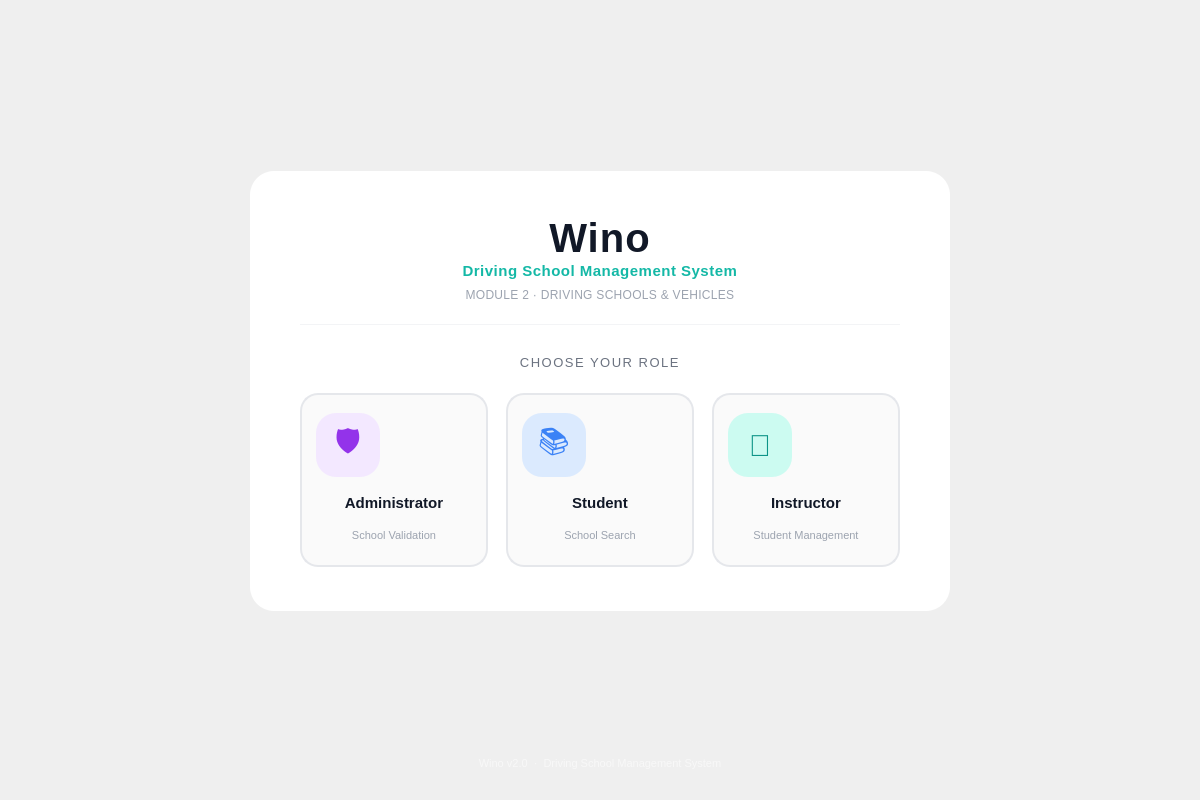
<?xml version="1.0" encoding="UTF-8"?>
<ui version="4.0">
 <class>RoleSelectionWindow</class>
 <widget class="QMainWindow" name="RoleSelectionWindow">
  <property name="geometry">
   <rect>
    <x>0</x>
    <y>0</y>
    <width>1200</width>
    <height>800</height>
   </rect>
  </property>
  <property name="windowTitle">
   <string>Wino — Driving School Management</string>
  </property>
  <property name="styleSheet">
   <string>
/* ── Root background ─────────────────────────── */
QMainWindow {
    background: qlineargradient(x1:0, y1:0, x2:1, y2:1,
        stop:0 #0F766E, stop:0.5 #14B8A6, stop:1 #0891B2);
}
QWidget#centralwidget {
    background: transparent;
}

/* ── White panel ─────────────────────────────── */
QFrame#cardFrame {
    background-color: white;
    border-radius: 24px;
}

/* ── Brand title ─────────────────────────────── */
QLabel#titleLabel {
    color: #111827;
    font-size: 40px;
    font-weight: 800;
    font-family: 'Segoe UI', Arial;
    letter-spacing: 1px;
}

/* ── Sub-labels ──────────────────────────────── */
QLabel#subtitleLabel {
    color: #14B8A6;
    font-size: 15px;
    font-weight: 600;
    font-family: 'Segoe UI', Arial;
    letter-spacing: 0.5px;
}
QLabel#moduleLabel {
    color: #9CA3AF;
    font-size: 12px;
    font-family: 'Segoe UI', Arial;
    letter-spacing: 0.3px;
}

/* ── Divider ─────────────────────────────────── */
QFrame#divider {
    background-color: #F3F4F6;
    max-height: 1px;
    border: none;
}

/* ── Section heading ─────────────────────────── */
QLabel#chooseLabel {
    color: #6B7280;
    font-size: 13px;
    font-family: 'Segoe UI', Arial;
    letter-spacing: 1.5px;
}

/* ── Role buttons ────────────────────────────── */
QPushButton#adminButton {
    background-color: #FAFAFA;
    border: 2px solid #E5E7EB;
    border-radius: 18px;
    min-height: 170px;
    min-width: 170px;
    max-width: 190px;
}
QPushButton#adminButton:hover {
    background-color: #FDF4FF;
    border: 2px solid #A855F7;
}

QPushButton#studentButton {
    background-color: #FAFAFA;
    border: 2px solid #E5E7EB;
    border-radius: 18px;
    min-height: 170px;
    min-width: 170px;
    max-width: 190px;
}
QPushButton#studentButton:hover {
    background-color: #EFF6FF;
    border: 2px solid #3B82F6;
}

QPushButton#instructorButton {
    background-color: #FAFAFA;
    border: 2px solid #E5E7EB;
    border-radius: 18px;
    min-height: 170px;
    min-width: 170px;
    max-width: 190px;
}
QPushButton#instructorButton:hover {
    background-color: #F0FDFA;
    border: 2px solid #14B8A6;
}

/* ── Icon boxes ──────────────────────────────── */
QLabel#adminIcon {
    background-color: #F3E8FF;
    border-radius: 20px;
    min-width: 64px;
    max-width: 64px;
    min-height: 64px;
    max-height: 64px;
    font-size: 30px;
    color: #9333EA;
}
QLabel#studentIcon {
    background-color: #DBEAFE;
    border-radius: 20px;
    min-width: 64px;
    max-width: 64px;
    min-height: 64px;
    max-height: 64px;
    font-size: 30px;
    color: #3B82F6;
}
QLabel#instructorIcon {
    background-color: #CCFBF1;
    border-radius: 20px;
    min-width: 64px;
    max-width: 64px;
    min-height: 64px;
    max-height: 64px;
    font-size: 30px;
    color: #0D9488;
}

/* ── Role labels ─────────────────────────────── */
QLabel#adminTitle, QLabel#studentTitle, QLabel#instructorTitle {
    color: #111827;
    font-size: 15px;
    font-weight: 700;
    font-family: 'Segoe UI', Arial;
}
QLabel#adminSubtitle, QLabel#studentSubtitle, QLabel#instructorSubtitle {
    color: #9CA3AF;
    font-size: 11px;
    font-family: 'Segoe UI', Arial;
}

/* ── Footer version text ─────────────────────── */
QLabel#versionLabel {
    color: rgba(255,255,255,0.55);
    font-size: 11px;
    font-family: 'Segoe UI', Arial;
}
   </string>
  </property>
  <widget class="QWidget" name="centralwidget">
   <layout class="QVBoxLayout" name="rootLayout">
    <property name="spacing"><number>0</number></property>
    <property name="leftMargin"><number>0</number></property>
    <property name="topMargin"><number>0</number></property>
    <property name="rightMargin"><number>0</number></property>
    <property name="bottomMargin"><number>0</number></property>

    <!-- ── Centre the card ── -->
    <item>
     <layout class="QVBoxLayout" name="outerV">
      <property name="leftMargin"><number>40</number></property>
      <property name="topMargin"><number>40</number></property>
      <property name="rightMargin"><number>40</number></property>
      <property name="bottomMargin"><number>30</number></property>
      <property name="spacing"><number>16</number></property>

      <item>
       <spacer name="topSpacer">
        <property name="orientation"><enum>Qt::Vertical</enum></property>
        <property name="sizeHint" stdset="0"><size><width>20</width><height>40</height></size></property>
       </spacer>
      </item>

      <item>
       <layout class="QHBoxLayout" name="centreRow">
        <item>
         <spacer name="leftSpacer">
          <property name="orientation"><enum>Qt::Horizontal</enum></property>
          <property name="sizeHint" stdset="0"><size><width>40</width><height>20</height></size></property>
         </spacer>
        </item>

        <!-- ══ WHITE CARD ══ -->
        <item>
         <widget class="QFrame" name="cardFrame">
          <property name="minimumSize"><size><width>700</width><height>440</height></size></property>
          <property name="maximumSize"><size><width>780</width><height>500</height></size></property>
          <property name="frameShape"><enum>QFrame::NoFrame</enum></property>

          <layout class="QVBoxLayout" name="cardLayout">
           <property name="leftMargin"><number>50</number></property>
           <property name="topMargin"><number>44</number></property>
           <property name="rightMargin"><number>50</number></property>
           <property name="bottomMargin"><number>44</number></property>
           <property name="spacing"><number>0</number></property>

           <!-- Brand -->
           <item>
            <widget class="QLabel" name="titleLabel">
             <property name="text"><string>Wino</string></property>
             <property name="alignment"><set>Qt::AlignCenter</set></property>
            </widget>
           </item>
           <item>
            <layout class="QVBoxLayout">
             <property name="spacing"><number>4</number></property>
             <item>
              <widget class="QLabel" name="subtitleLabel">
               <property name="text"><string>Driving School Management System</string></property>
               <property name="alignment"><set>Qt::AlignCenter</set></property>
              </widget>
             </item>
             <item>
              <widget class="QLabel" name="moduleLabel">
               <property name="text"><string>MODULE 2 · DRIVING SCHOOLS &amp; VEHICLES</string></property>
               <property name="alignment"><set>Qt::AlignCenter</set></property>
              </widget>
             </item>
            </layout>
           </item>

           <!-- Divider -->
           <item>
            <layout class="QVBoxLayout">
             <property name="topMargin"><number>20</number></property>
             <property name="bottomMargin"><number>16</number></property>
             <item>
              <widget class="QFrame" name="divider">
               <property name="frameShape"><enum>QFrame::HLine</enum></property>
               <property name="frameShadow"><enum>QFrame::Plain</enum></property>
              </widget>
             </item>
            </layout>
           </item>

           <!-- "Choose your role" label -->
           <item>
            <widget class="QLabel" name="chooseLabel">
             <property name="text"><string>CHOOSE YOUR ROLE</string></property>
             <property name="alignment"><set>Qt::AlignCenter</set></property>
            </widget>
           </item>

           <item>
            <layout class="QVBoxLayout">
             <property name="topMargin"><number>10</number></property>
            </layout>
           </item>

           <!-- Role buttons row -->
           <item>
            <layout class="QHBoxLayout" name="rolesRow">
             <property name="spacing"><number>18</number></property>

             <!-- Admin -->
             <item>
              <widget class="QPushButton" name="adminButton">
               <property name="text"><string/></property>
               <layout class="QVBoxLayout" name="adminLayout">
                <property name="spacing"><number>8</number></property>
                <property name="leftMargin"><number>16</number></property>
                <property name="topMargin"><number>20</number></property>
                <property name="rightMargin"><number>16</number></property>
                <property name="bottomMargin"><number>20</number></property>
                <item>
                 <widget class="QLabel" name="adminIcon">
                  <property name="text"><string>🛡️</string></property>
                  <property name="alignment"><set>Qt::AlignCenter</set></property>
                 </widget>
                </item>
                <item>
                 <spacer>
                  <property name="orientation"><enum>Qt::Vertical</enum></property>
                  <property name="sizeType"><enum>QSizePolicy::Fixed</enum></property>
                  <property name="sizeHint" stdset="0"><size><width>0</width><height>6</height></size></property>
                 </spacer>
                </item>
                <item>
                 <widget class="QLabel" name="adminTitle">
                  <property name="text"><string>Administrator</string></property>
                  <property name="alignment"><set>Qt::AlignCenter</set></property>
                 </widget>
                </item>
                <item>
                 <widget class="QLabel" name="adminSubtitle">
                  <property name="text"><string>School Validation</string></property>
                  <property name="alignment"><set>Qt::AlignCenter</set></property>
                 </widget>
                </item>
               </layout>
              </widget>
             </item>

             <!-- Student -->
             <item>
              <widget class="QPushButton" name="studentButton">
               <property name="text"><string/></property>
               <layout class="QVBoxLayout" name="studentLayout">
                <property name="spacing"><number>8</number></property>
                <property name="leftMargin"><number>16</number></property>
                <property name="topMargin"><number>20</number></property>
                <property name="rightMargin"><number>16</number></property>
                <property name="bottomMargin"><number>20</number></property>
                <item>
                 <widget class="QLabel" name="studentIcon">
                  <property name="text"><string>📚</string></property>
                  <property name="alignment"><set>Qt::AlignCenter</set></property>
                 </widget>
                </item>
                <item>
                 <spacer>
                  <property name="orientation"><enum>Qt::Vertical</enum></property>
                  <property name="sizeType"><enum>QSizePolicy::Fixed</enum></property>
                  <property name="sizeHint" stdset="0"><size><width>0</width><height>6</height></size></property>
                 </spacer>
                </item>
                <item>
                 <widget class="QLabel" name="studentTitle">
                  <property name="text"><string>Student</string></property>
                  <property name="alignment"><set>Qt::AlignCenter</set></property>
                 </widget>
                </item>
                <item>
                 <widget class="QLabel" name="studentSubtitle">
                  <property name="text"><string>School Search</string></property>
                  <property name="alignment"><set>Qt::AlignCenter</set></property>
                 </widget>
                </item>
               </layout>
              </widget>
             </item>

             <!-- Instructor -->
             <item>
              <widget class="QPushButton" name="instructorButton">
               <property name="text"><string/></property>
               <layout class="QVBoxLayout" name="instructorLayout">
                <property name="spacing"><number>8</number></property>
                <property name="leftMargin"><number>16</number></property>
                <property name="topMargin"><number>20</number></property>
                <property name="rightMargin"><number>16</number></property>
                <property name="bottomMargin"><number>20</number></property>
                <item>
                 <widget class="QLabel" name="instructorIcon">
                  <property name="text"><string>👤</string></property>
                  <property name="alignment"><set>Qt::AlignCenter</set></property>
                 </widget>
                </item>
                <item>
                 <spacer>
                  <property name="orientation"><enum>Qt::Vertical</enum></property>
                  <property name="sizeType"><enum>QSizePolicy::Fixed</enum></property>
                  <property name="sizeHint" stdset="0"><size><width>0</width><height>6</height></size></property>
                 </spacer>
                </item>
                <item>
                 <widget class="QLabel" name="instructorTitle">
                  <property name="text"><string>Instructor</string></property>
                  <property name="alignment"><set>Qt::AlignCenter</set></property>
                 </widget>
                </item>
                <item>
                 <widget class="QLabel" name="instructorSubtitle">
                  <property name="text"><string>Student Management</string></property>
                  <property name="alignment"><set>Qt::AlignCenter</set></property>
                 </widget>
                </item>
               </layout>
              </widget>
             </item>

            </layout>
           </item>

          </layout>
         </widget>
        </item>

        <item>
         <spacer name="rightSpacer">
          <property name="orientation"><enum>Qt::Horizontal</enum></property>
          <property name="sizeHint" stdset="0"><size><width>40</width><height>20</height></size></property>
         </spacer>
        </item>
       </layout>
      </item>

      <item>
       <spacer name="bottomSpacer">
        <property name="orientation"><enum>Qt::Vertical</enum></property>
        <property name="sizeHint" stdset="0"><size><width>20</width><height>30</height></size></property>
       </spacer>
      </item>

      <!-- Version footer -->
      <item>
       <widget class="QLabel" name="versionLabel">
        <property name="text"><string>Wino v2.0  ·  Driving School Management System</string></property>
        <property name="alignment"><set>Qt::AlignCenter</set></property>
       </widget>
      </item>

     </layout>
    </item>

   </layout>
  </widget>
 </widget>
 <resources/>
 <connections/>
</ui>
